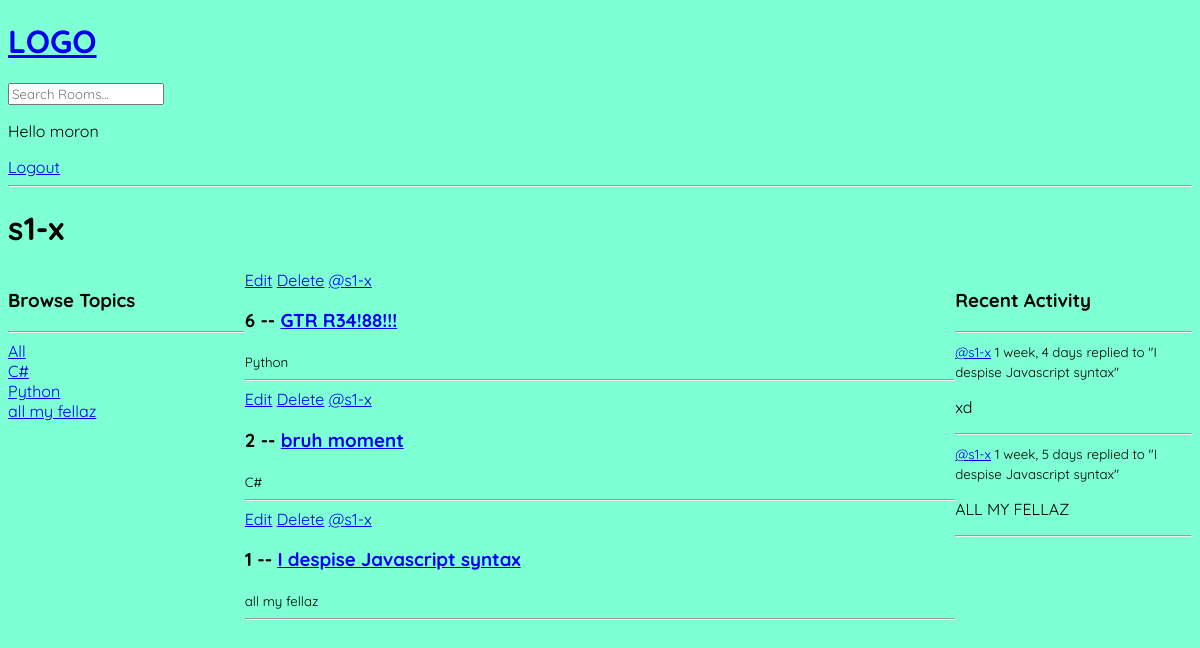
The page /profile/1/ (signed in) on the database its author committed.
### base/models.py (models this page shows, shortened)
class Topic(models.Model):
    name = models.CharField(max_length=200)

class Room(models.Model):
    host = models.ForeignKey(User, on_delete=models.SET_NULL, null=True)
    topic = models.ForeignKey(Topic, on_delete=models.SET_NULL, null=True)
    name = models.CharField(max_length=200)
    description = models.TextField(null=True, blank=True)
    participants = models.ManyToManyField(User, related_name='participants', blank=True)
    updated = models.DateTimeField(auto_now=True)
    created = models.DateTimeField(auto_now_add=True)
    class Meta:
        ordering = ['-updated', '-created']
    def __str__(self):
        return self.name

class Message(models.Model):
    user = models.ForeignKey(User, on_delete=models.CASCADE)
    room = models.ForeignKey(Room, on_delete=models.CASCADE)
    body = models.TextField()
    updated = models.DateTimeField(auto_now=True)
    created = models.DateTimeField(auto_now_add=True)
    class Meta:
        ordering = ['-updated', '-created']
    def __str__(self):
        return self.body[0:50]

### base/views.py (the view)
# urls.py: path('profile/<str:pk>/', views.userProfile, name="user-profile"),
def userProfile(request, pk):
    user = User.objects.get(id=pk)
    rooms = user.room_set.all()
    room_messages = user.message_set.all()
    topics = Topic.objects.all()
    context = {'user': user, 'rooms': rooms, 'room_messages': room_messages, 'topics': topics}
    return render(request, 'base/profile.html', context)

### base/templates/base/profile.html (shortened to what this page needs)
{% extends 'main.html' %}
{% block content %}
<h1>{{user.username}}</h1>
<div class="profile-container">
    <div>
        {% include 'base/topics_component.html' %}
    </div>
    <div>
        {% include 'base/feed_component.html' %}
    </div>
    <div>
        {% include 'base/activity_component.html' %}
    </div>
</div>
{% endblock content %}

### templates/navbar.html
<a href="/">
    <h1>LOGO</h1>
</a>
<form method="GET" action="{% url 'home' %}">
    <input type="text" name="q" placeholder="Search Rooms...">
</form>
{% if request.user.is_authenticated %}
<p>Hello {{request.user}}</p>
<a href="{% url 'logout' %}">Logout</a>
{% else %}
<a href="{% url 'login' %}">Login</a>
{% endif %}
<hr>

### base/templates/base/topics_component.html
<aside>
    <h3>Browse Topics</h3>
    <hr>
    <div>
        <a href="{% url 'home' %}">All</a>
    </div>
    {% for topic in topics %}
        <div>
            <a href="{% url 'home' %}?q={{topic.name}}">{{topic.name}}</a>
        </div>
    {% endfor %}
</aside>

### base/templates/base/feed_component.html
<div>
    {% for room in rooms %}
    <div>
        {% if request.user != room.host %}
        <a href="{% url 'update-room' room.id %}">Edit</a>
        <a href="{% url 'delete-room' room.id %}">Delete</a>
        {% endif %}
        <a href="{% url 'user-profile' room.host.id %}">@{{room.host.username}}</a>
        <h3>{{room.id}} -- <a href="{% url 'room' room.id %}">{{room.name}}</a></h3>
        <small>{{room.topic.name}}</small>
        <hr>
    </div>
    {% endfor %}
</div>

### base/templates/base/activity_component.html (shortened to what this page needs)
<div>
    <h3>Recent Activity</h3>
    <hr>
    {% for message in room_messages %}
        <div>
            <small><a href="{% url 'user-profile' message.user.id %}">@{{message.user}}</a> {{message.created|timesince}}</small>
            <small>replied to "{{message.room}}"</small>
            <p>{{message}}</p>
            <hr>
        </div>
    {% endfor %}
</div>

### static/CSS/styles.css (style rules this page uses)
body { background-color: aquamarine; }
* { font-family: "Quicksand", serif; line-height: normal; list-style-type: none; }

### base/templates/base/profile.html (style rules this page uses)
.profile-container { display: grid; grid-template-columns: 1fr 3fr 1fr; }

### rows shown on the page
Topic: name "C#"
Topic: name "Python"
Topic: name "all my fellaz"
Room: shows "Edit", host.username "s1-x", id "6", name "GTR R34!88!!!", topic.name "Python"
Room: shows "Edit", host.username "s1-x", id "2", name "bruh moment", topic.name "C#"
Room: shows "Edit", host.username "s1-x", id "1", name "I despise Javascript syntax", topic.name "all my fellaz"
Message: user "s1-x", created "1 week, 4 days", room "I despise Javascript syntax", body "xd"
Message: user "s1-x", created "1 week, 5 days", room "I despise Javascript syntax", body "ALL MY FELLAZ"

### other values the page prints
{{ request.user }} "moron"
{{ user.username }} "s1-x"
